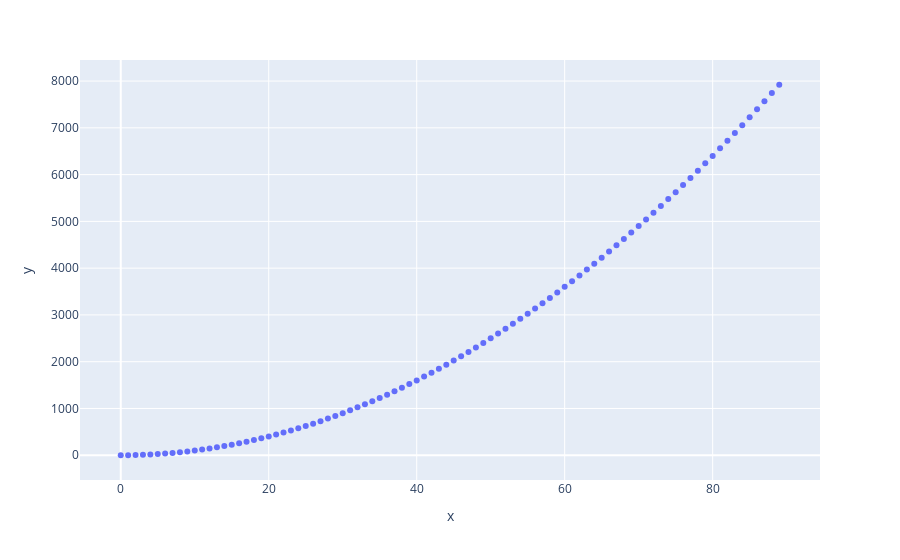

Here is the notebook cell this chart was saved with:
### Code cell
x = np.arange(0, 90, 1)
px.scatter(x=x, y=x**2)

### Figure 1 — Plotly figure (JSON) as saved in the notebook; plotly's stock layout.template omitted (floating-point values rounded to 4 significant figures)
{"data": [{"hovertemplate": "x=%{x}<br>y=%{y}<extra></extra>", "legendgroup": "", "marker": {"color": "#636efa", "symbol": "circle"}, "mode": "markers", "name": "", "orientation": "v", "showlegend": false, "type": "scatter", "x": [0, 1, 2, 3, 4, 5, 6, 7, 8, 9, 10, 11, 12, 13, 14, 15, 16, 17, 18, 19, 20, 21, 22, 23, 24, 25, 26, 27, 28, 29, 30, 31, 32, 33, 34, 35, 36, 37, 38, 39, 40, 41, 42, 43, 44, 45, 46, 47, 48, 49, 50, 51, 52, 53, 54, 55, 56, 57, 58, 59, 60, 61, 62, 63, 64, 65, 66, 67, 68, 69, 70, 71, 72, 73, 74, 75, 76, 77, 78, 79, 80, 81, 82, 83, 84, 85, 86, 87, 88, 89], "xaxis": "x", "y": [0, 1, 4, 9, 16, 25, 36, 49, 64, 81, 100, 121, 144, 169, 196, 225, 256, 289, 324, 361, 400, 441, 484, 529, 576, 625, 676, 729, 784, 841, 900, 961, 1024, 1089, 1156, 1225, 1296, 1369, 1444, 1521, 1600, 1681, 1764, 1849, 1936, 2025, 2116, 2209, 2304, 2401, 2500, 2601, 2704, 2809, 2916, 3025, 3136, 3249, 3364, 3481, 3600, 3721, 3844, 3969, 4096, 4225, 4356, 4489, 4624, 4761, 4900, 5041, 5184, 5329, 5476, 5625, 5776, 5929, 6084, 6241, 6400, 6561, 6724, 6889, 7056, 7225, 7396, 7569, 7744, 7921], "yaxis": "y"}], "layout": {"legend": {"tracegroupgap": 0}, "margin": {"t": 60}, "xaxis": {"anchor": "y", "domain": [0, 1], "title": {"text": "x"}}, "yaxis": {"anchor": "x", "domain": [0, 1], "title": {"text": "y"}}}}
